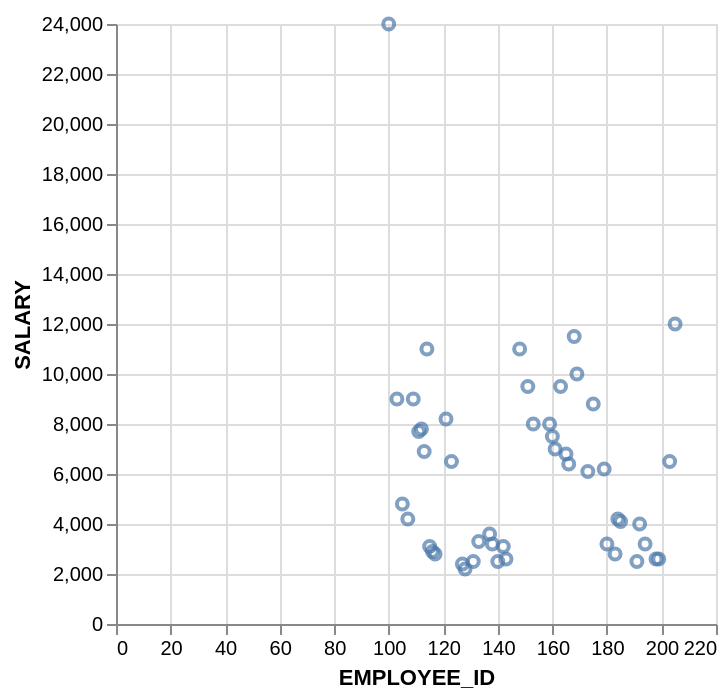

Vega-Lite specification for this chart:
### Vega-Lite specification from a JSON file in a GitHub repository (floating-point values rounded to 4 significant figures)
{"data": {"values": [{"x_data": 100, "y_data": 24000}, {"x_data": 205, "y_data": 12000}, {"x_data": 168, "y_data": 11500}, {"x_data": 114, "y_data": 11000}, {"x_data": 148, "y_data": 11000}, {"x_data": 169, "y_data": 10000}, {"x_data": 151, "y_data": 9500}, {"x_data": 163, "y_data": 9500}, {"x_data": 103, "y_data": 9000}, {"x_data": 109, "y_data": 9000}, {"x_data": 175, "y_data": 8800}, {"x_data": 121, "y_data": 8200}, {"x_data": 153, "y_data": 8000}, {"x_data": 159, "y_data": 8000}, {"x_data": 112, "y_data": 7800}, {"x_data": 111, "y_data": 7700}, {"x_data": 160, "y_data": 7500}, {"x_data": 161, "y_data": 7000}, {"x_data": 113, "y_data": 6900}, {"x_data": 165, "y_data": 6800}, {"x_data": 123, "y_data": 6500}, {"x_data": 203, "y_data": 6500}, {"x_data": 166, "y_data": 6400}, {"x_data": 179, "y_data": 6200}, {"x_data": 173, "y_data": 6100}, {"x_data": 105, "y_data": 4800}, {"x_data": 107, "y_data": 4200}, {"x_data": 184, "y_data": 4200}, {"x_data": 185, "y_data": 4100}, {"x_data": 192, "y_data": 4000}, {"x_data": 137, "y_data": 3600}, {"x_data": 133, "y_data": 3300}, {"x_data": 138, "y_data": 3200}, {"x_data": 180, "y_data": 3200}, {"x_data": 194, "y_data": 3200}, {"x_data": 115, "y_data": 3100}, {"x_data": 142, "y_data": 3100}, {"x_data": 116, "y_data": 2900}, {"x_data": 117, "y_data": 2800}, {"x_data": 183, "y_data": 2800}, {"x_data": 143, "y_data": 2600}, {"x_data": 198, "y_data": 2600}, {"x_data": 199, "y_data": 2600}, {"x_data": 131, "y_data": 2500}, {"x_data": 140, "y_data": 2500}, {"x_data": 191, "y_data": 2500}, {"x_data": 127, "y_data": 2400}, {"x_data": 128, "y_data": 2200}]}, "mark": "point", "encoding": {"x": {"field": "x_data", "type": "quantitative", "title": "EMPLOYEE_ID"}, "y": {"field": "y_data", "type": "quantitative", "title": "SALARY"}}}
